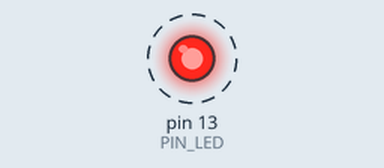
Bench run of a sketch on a simulated Arduino Uno, built with avr-gcc and run on an emulated ATmega328P. Parts: output pins drawn as LEDs (lit = HIGH). Dashed ring = blinking. What the sketch prints to the serial monitor is not drawn.

Above: at 0.2 s.
Timing chart, 0 to 3.0 s (numbered marks = the images above):
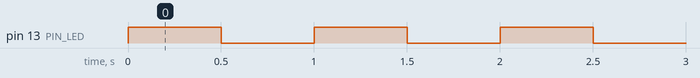

The sketch:

Lab01_Blink.ino
```cpp
const int PIN_LED = 13;
int contador = 0;

void setup() {
  pinMode(PIN_LED, OUTPUT);
  Serial.begin(9600);
}

void loop() {
  contador++;

  // Encender LED
  digitalWrite(PIN_LED, HIGH);
  Serial.print("[#");
  Serial.print(contador);
  Serial.print("] t=");
  Serial.print(millis());
  Serial.println(" ms LED -> ENCENDIDO");
  delay(500);

  // Apagar LED
  digitalWrite(PIN_LED, LOW);
  Serial.print("[#");
  Serial.print(contador);
  Serial.print("] t=");
  Serial.print(millis());
  Serial.println(" ms LED -> APAGADO");
  delay(500);
}
```

Measured:
- by itself, pin 13 (PIN_LED): alternates HIGH for 0.50 s and LOW for 0.50 s
